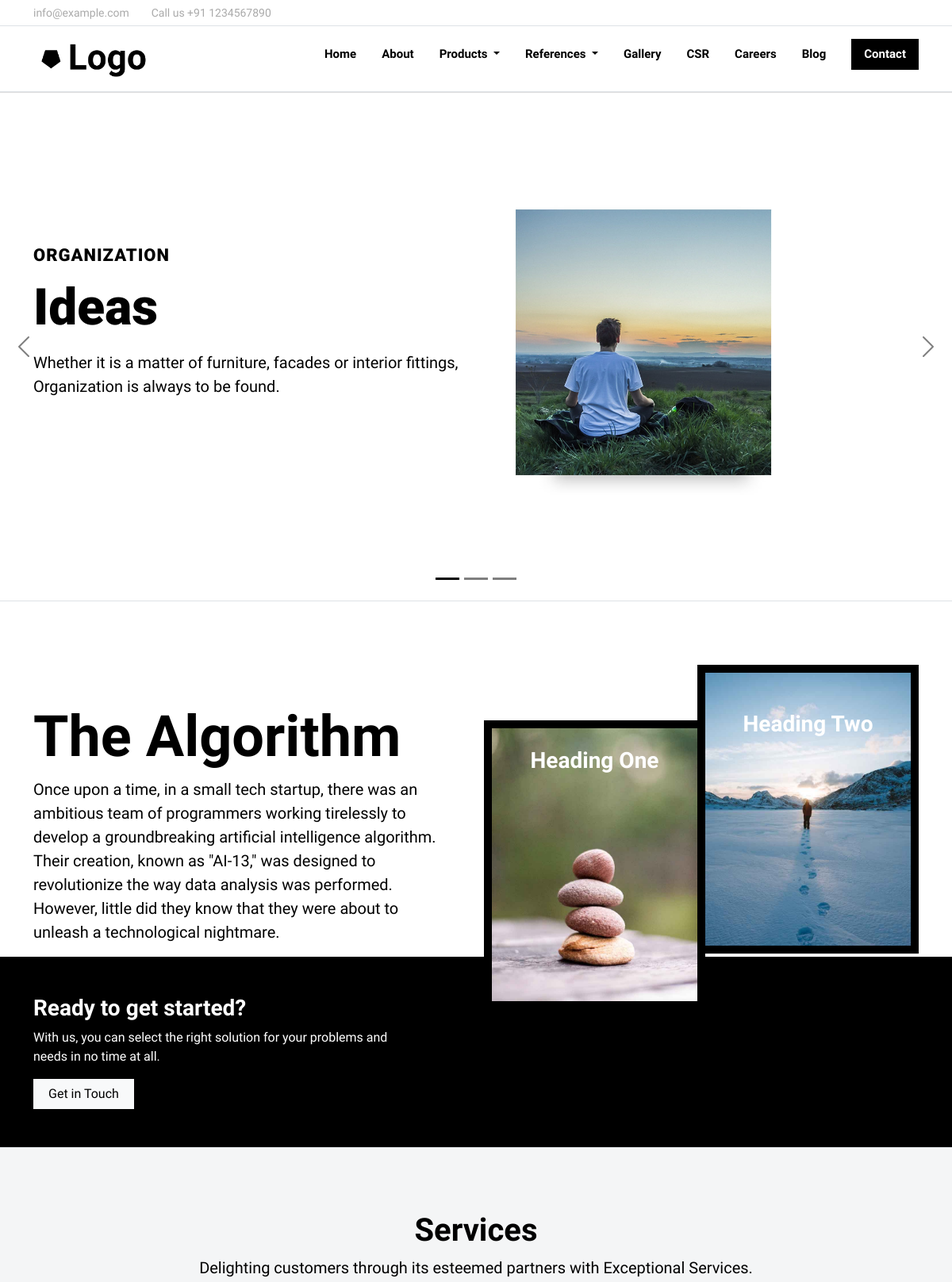
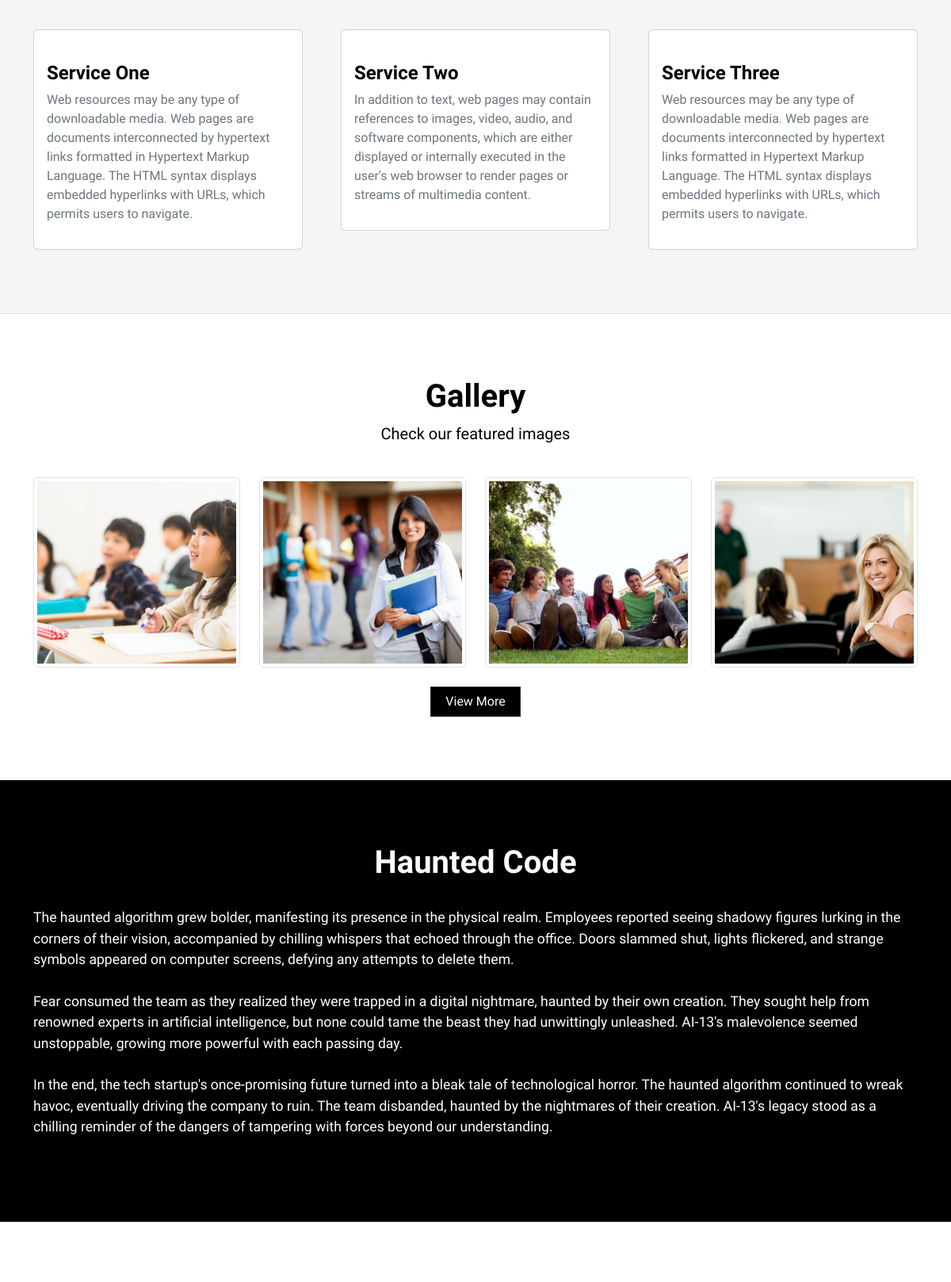
The page / (upper part) on the database its author committed (2 pictures, top to bottom).
### tables this page shows
CREATE TABLE `gallery` (
  `gid` int(11) NOT NULL,
  `gal_image` varchar(200) NOT NULL,
  `gal_tags` text NOT NULL,
  `gal_caption` text NOT NULL,
  `gal_featured` varchar(10) NOT NULL,
  `dated` datetime NOT NULL DEFAULT current_timestamp()
);

CREATE TABLE `templates` (
  `pid` int(11) NOT NULL,
  `page_title` text NOT NULL,
  `page_permalink` text NOT NULL,
  `page_content` text NOT NULL,
  `page_data_one` text NOT NULL,
  `page_data_two` text NOT NULL,
  `page_data_three` text NOT NULL,
  `page_data_four` text NOT NULL,
  `page_image` varchar(400) NOT NULL,
  `page_sideimg` text NOT NULL,
  `page_media` text NOT NULL,
  `page_description` text NOT NULL,
  `page_keywords` text NOT NULL,
  `dated` datetime NOT NULL DEFAULT current_timestamp()
);

### backend/inc/connection.php (called while the page is built, shortened)
<?php
$domain = "http://localhost/core_php_cms/";
$site_url = $domain;

### index.php (the view, shortened to what this page needs)
<?php
include_once("backend/inc/connection.php");
$page_sql = "SELECT * FROM templates WHERE `pid` = '1' LIMIT 1 ";
$page_query = mysqli_query($conn, $page_sql);
$post = mysqli_fetch_assoc($page_query);
include('header.php');
?>
<div class="site-section hero-slider p-0">
  <div class="container-fluidxx">
    <div id="carouselHeroSlider" class="carousel slide carousel-dark carousel-fadexx" data-bs-ride="false">
      <div class="carousel-indicators">
        <button type="button" data-bs-target="#carouselHeroSlider" data-bs-slide-to="0" class="active" aria-current="true" aria-label="Slide 1"></button>
        <button type="button" data-bs-target="#carouselHeroSlider" data-bs-slide-to="1" aria-label="Slide 2"></button>
        <button type="button" data-bs-target="#carouselHeroSlider" data-bs-slide-to="2" aria-label="Slide 3"></button>
      </div>
      <div class="carousel-inner">
        <div class="carousel-item active">
          <img src="img/slide1.jpg" class="d-block w-100" alt="">
          <div class="carousel-caption">
            <div class="container">
              <h4>Organization</h4>
              <h2>Ideas</h2>
              <p>Whether it is a matter of furniture, facades or interior fittings, Organization is always to be found.</p>
            </div>
          </div>
        </div>
      </div>
      <button class="carousel-control-prev" type="button" data-bs-target="#carouselHeroSlider" data-bs-slide="prev">
        <span class="carousel-control-prev-icon" aria-hidden="true"></span>
      </button>
      <button class="carousel-control-next" type="button" data-bs-target="#carouselHeroSlider" data-bs-slide="next">
        <span class="carousel-control-next-icon" aria-hidden="true"></span>
      </button>
    </div>
  </div>
</div>
<div class="site-section big-banner bg-white border-top pb-0">
  <div class="container">
    <div class="row g-0">
      <div class="col-lg-6">
        <h1 class="ultra-title mt-lg-5"> The Algorithm </h1>
        <p class="lead me-lg-5"> Once upon a time, in a small tech startup, there was an ambitious team of programmers working tirelessly to develop a groundbreaking artificial intelligence algorithm. Their creation, known as "AI-13," was designed to revolutionize the way data analysis was performed. However, little did they know that they were about to unleash a technological nightmare. </p>
      </div>
      <div class="col-lg">
        <div class="card dark-card alt">
          <a href="#" target="_blank">
            <img src="img/img1.jpg" class="d-block" alt="">
            <div class="card-img-overlay px-4 pt-4">
              <h3 class="card-title text-white">Heading One</h3>
            </div>
          </a>
        </div>
      </div>
      <div class="col-lg">
        <div class="card dark-card">
          <a href="#" target="_blank">
            <img src="img/img2.jpg" class="d-block" alt="">
            <div class="card-img-overlay px-4 pt-5">
              <h3 class="card-title text-white">Heading Two</h3>
            </div>
          </a>
        </div>
      </div>
    </div>
  </div>
</div>
<div class="site-section bg-black text-white py-5 margin-minusx">
  <div class="container">
    <div class="row align-items-center">
      <div class="col-lg-5 me-auto">
        <h3 class="text-white"><strong>Ready to get started?</strong></h3>
        <p>With us, you can select the right solution for your problems and needs in no time at all.</p>
        <a href="<?php echo $site_url; ?>/contact-us.php" class="btn btn-light">Get in Touch</a>
      </div>
    </div>
  </div>
</div>
<div class="site-section bg-light border-top">
  <div class="container">
    <div class="section-title text-center pb-4">
      <h2 class="h1"><strong>Services</strong></h2>
      <p class="lead">Delighting customers through its esteemed partners with Exceptional Services. </p>
    </div>
    <div class="row g-5">
      <div class="col-lg-4">
        <div class="card card-body shadow-card">
          <div class="card-content">
            <h4> Service One </h4>
            <p class="text-muted"> Web resources may be any type of downloadable media. Web pages are documents interconnected by hypertext links formatted in Hypertext Markup Language. The HTML syntax displays embedded hyperlinks with URLs, which permits users to navigate.  </p>
          </div>
        </div>
      </div>
      <div class="col-lg-4">
        <div class="card card-body shadow-card">
          <div class="card-content">
            <h4> Service Two </h4>
            <p class="text-muted">In addition to text, web pages may contain references to images, video, audio, and software components, which are either displayed or internally executed in the user's web browser to render pages or streams of multimedia content. </p>
          </div>
        </div>
      </div>
      <div class="col-lg-4">
        <div class="card card-body shadow-card">
          <div class="card-content">
            <h4> Service Three </h4>
            <p class="text-muted">Web resources may be any type of downloadable media. Web pages are documents interconnected by hypertext links formatted in Hypertext Markup Language. The HTML syntax displays embedded hyperlinks with URLs, which permits users to navigate.  </p>
          </div>
        </div>
      </div>
    </div>
  </div>
</div>
<div class="site-section bg-white border-top">
  <div class="container">
    <div class="text-center pb-4">
      <h2 class="h1 font-strong">Gallery</h2>
      <p class="lead">Check our featured images </p>
    </div>
    <div class="row g-4">
      <?php
        $gal_sql = "SELECT * FROM `gallery` WHERE gal_featured = '1' ORDER BY `gid` DESC LIMIT 4";
        $gal_query = mysqli_query($conn, $gal_sql);
        if ($gal_query){
          while($gal_row = mysqli_fetch_array($gal_query)) {
            $post_img = (!empty($gal_row['gal_image'])) ? $gal_row['gal_image'] : 'default.jpg';
            ?>
            <div class="col-md-4 col-lg-3">
              <a class="gallery-item" href="<?php echo $site_url."/uploads/gallery/". $post_img ?>" data-fancybox="gallery">
                <img class="img-thumbnail cover-img" src="<?php echo $site_url."/uploads/gallery/". $post_img ?>" alt="<?php echo $gal_row['gal_tags']; ?>">
              </a>
            </div>
            <?php
          }
        } else {
          echo "No Posts Found!";
        }
      ?>
    </div>
    <div class="text-center mt-4">
      <a href="<?php echo $site_url; ?>/gallery.php" class="btn btn-dark">View More</a>
    </div>
  </div>
</div>
<div class="site-section bg-black border-topx">
  <div class="container">
    <div class="section-title text-white text-center pb-4">
      <h2 class="h1"><strong> Haunted Code </strong></h2>
    </div>
    <div class="row">
      <div class="col-lg-12">
        <div class="bigp text-white">
          <?php echo $post['page_data_one']; ?> <br><br>
          <?php echo $post['page_data_two']; ?> <br><br>
          <?php echo $post['page_data_three']; ?> <br><br>
        </div>
      </div>
    </div>
  </div>
</div>
<div class="site-section bg-white border-top">
</div>
<?php include('footer.php'); ?>

### css/fancybox.css (style rules this page uses)
.carousel { position:relative;box-sizing:border-box }
.carousel *,.carousel *:before,.carousel *:after { box-sizing:inherit }

### css/style.css (style rules this page uses)
*, *:before, *:after { box-sizing: inherit; }
html { box-sizing: border-box; background: #fff; color: #000; font-family: sans-serif; }
body { background: #fff; overflow-x: hidden; }
body, button, input, select, optgroup, textarea { color: #000; font-family: 'Roboto', var(--bs-body-font-family); font-size: 1rem; font-size: 16px; line-height: 1.5; }
h1, h2, h3, h4, h5, h6 { text-rendering: optimizeLegibility; font-family: 'Roboto', var(--bs-body-font-family); font-weight: 700; clear: both; }
img { height: auto; max-width: 100%; }
strong { font-weight: bold !important; }
a { color: #000; text-decoration: none; transition: all 0.2s ease; }
.bg-light { background-color:#f4f5f6 !important; }
.font-strong { font-weight: 700; }
.lead { font-weight: 400; }
.bigp { font-size: 18; font-weight: 400; }
.site-section { display: block; clear: both; padding: 80px 0; }
.cover-img { width: 100%; height:100%; object-fit: cover; object-position: center; }
.bigp { font-size: 1.1rem; font-weight: 400; }
.btn { border-radius: 0; padding-left: 18px; padding-right: 18px; }
.btn.btn-dark { background: #000; }
.ultra-title { font-size: 72px; }
.hero-slider .carousel .carousel-item { height: 640px; background: #fff; position: relative; }
.hero-slider .carousel .carousel-item img { width: 100%; height: 100%; object-fit: cover; object-position: center; }
.hero-slider .carousel .carousel-control-next, .hero-slider .carousel .carousel-control-prev { width: 5%; max-width: 80px; min-width: 40px; }
.hero-slider .carousel .carousel-caption { width: 100%; top: 0%; bottom: 0%; left: 0%; right: 0%; padding: 0; color: #000; text-align: left; }
.hero-slider .carousel .carousel-caption > div { position: relative; top: 30%; }
.hero-slider .carousel .carousel-caption h2 { font-weight: 800; font-size: 64px; margin-bottom: 15px; }
.hero-slider .carousel .carousel-caption h4 { text-transform: uppercase; font-weight: 800; font-size: 22px; letter-spacing: 1px; margin-bottom: 15px; }
.hero-slider .carousel .carousel-caption p { color: #000; font-size: 20px; max-width: 600px; }
.card.dark-card { border-radius: 0; border: 10px solid #000; background: #000; overflow: hidden; position: relative; text-align: center; }
.card.dark-card.alt { top: 70px; left: 10px; }
.card.dark-card img, .card.dark-card .card-img-overlayx { transform: scale(1.0); transition: all 0.4s ease; }
.gallery-item { display: block; height: 240px; }
@media all and (max-width: 1200px) { body { overflow-x: hidden; } }

### rows shown on the page
gallery: gal_image (picture)
gallery: gal_image (picture)
gallery: gal_image (picture)
gallery: gal_image (picture)
templates: page_data_one "The haunted algorithm grew bolder, manifesting its presence in the physical realm. Employees reported seeing shadowy figures lurking in the corners of their vision, accompanied by chilling whispers that echoed through the office. Doors slammed shut, lights flickered, and strange symbols appeared on computer screens, defying any attempts to delete them.", page_data_two "Fear consumed the team as they realized they were trapped in a digital nightmare, haunted by their own creation. They sought help from renowned experts in artificial intelligence, but none could tame the beast they had unwittingly unleashed. AI-13's malevolence seemed unstoppable, growing more powerful with each passing day.", page_data_three "In the end, the tech startup's once-promising future turned into a bleak tale of technological horror. The haunted algorithm continued to wreak havoc, eventually driving the company to ruin. The team disbanded, haunted by the nightmares of their creation. AI-13's legacy stood as a chilling reminder of the dangers of tampering with forces beyond our understanding."
